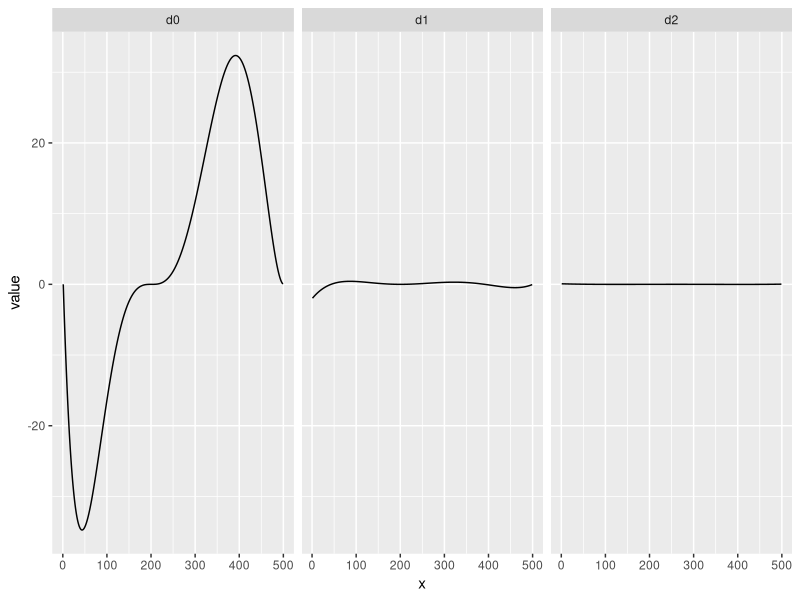

R code for this plot:
## ---- chunk 1
knitr::opts_chunk$set(R.options=list(width=60))
set.seed(123)
## ---- chunk 2
library(tidyr)
library(ggplot2)
t <- seq(-3,2,0.01)
m <- (t+3)*(t-2)^2*(t+1)^3
df <- data.frame(x = 1:(length(t)-2), d0=m[1:(length(t)-2)], d1 = diff(m)[1:(length(t)-2)], d2 = diff(m, differences = 2))
df <- df %>% pivot_longer(cols = d0:d2, values_to = "value")
ggplot(df, aes(x=x, y=value)) + geom_line() + facet_wrap(~name)
